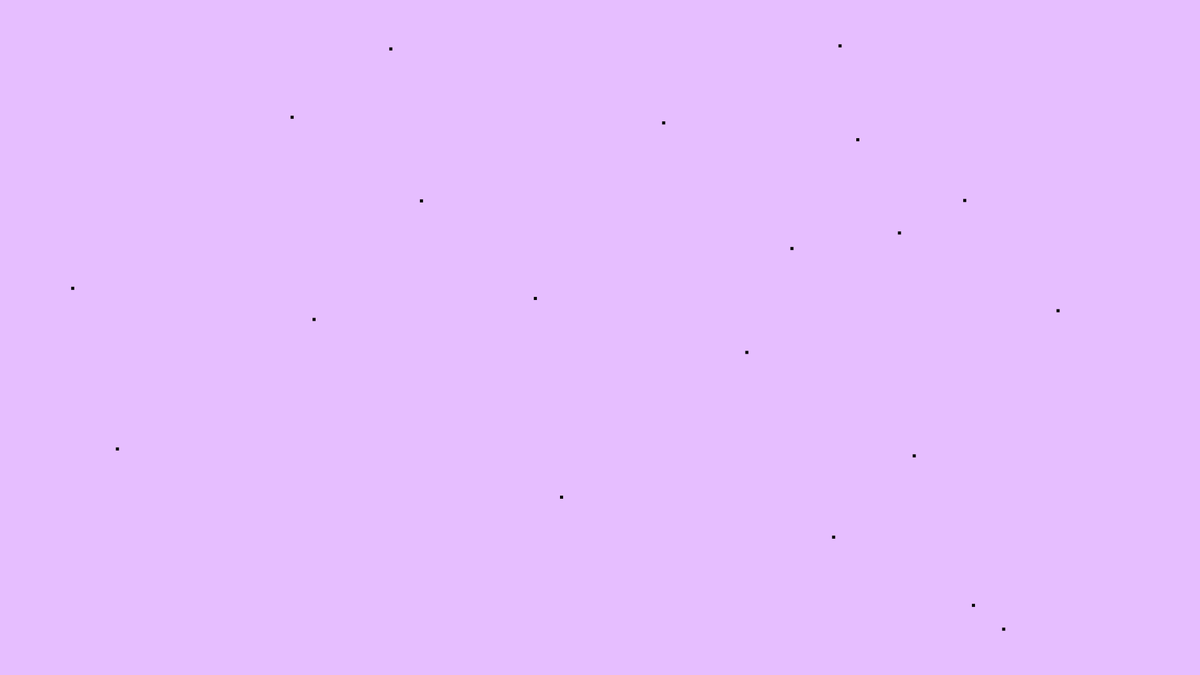
Frame 1 (no input)
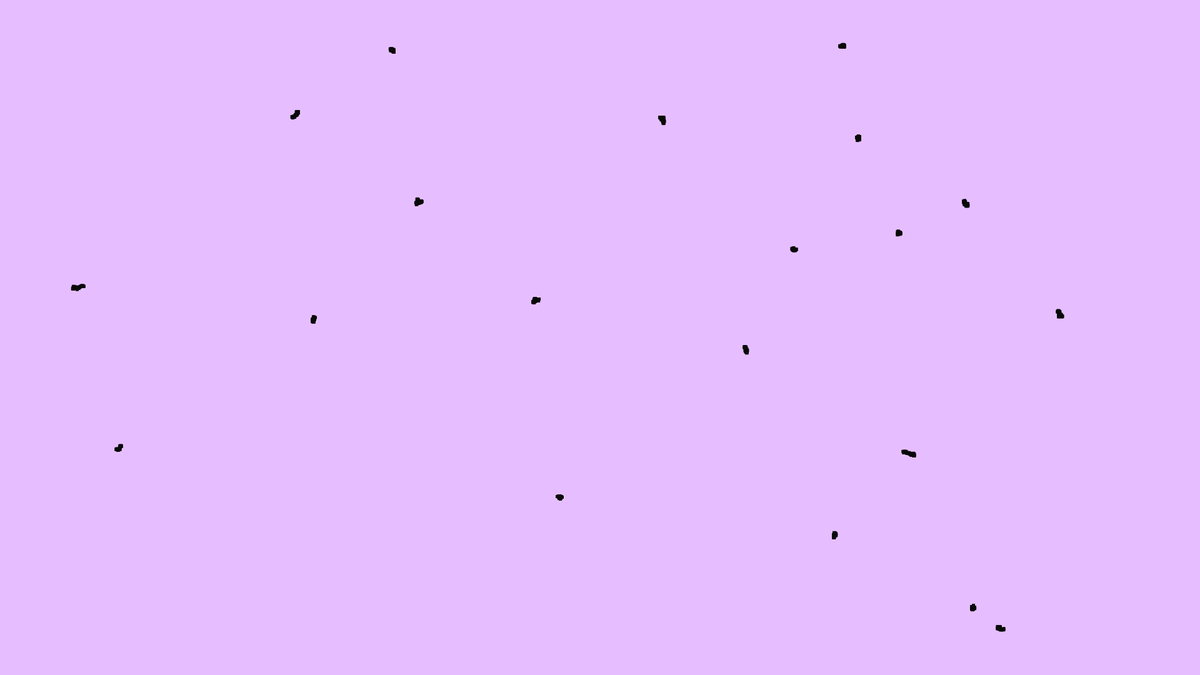
Frame 60 (no input)
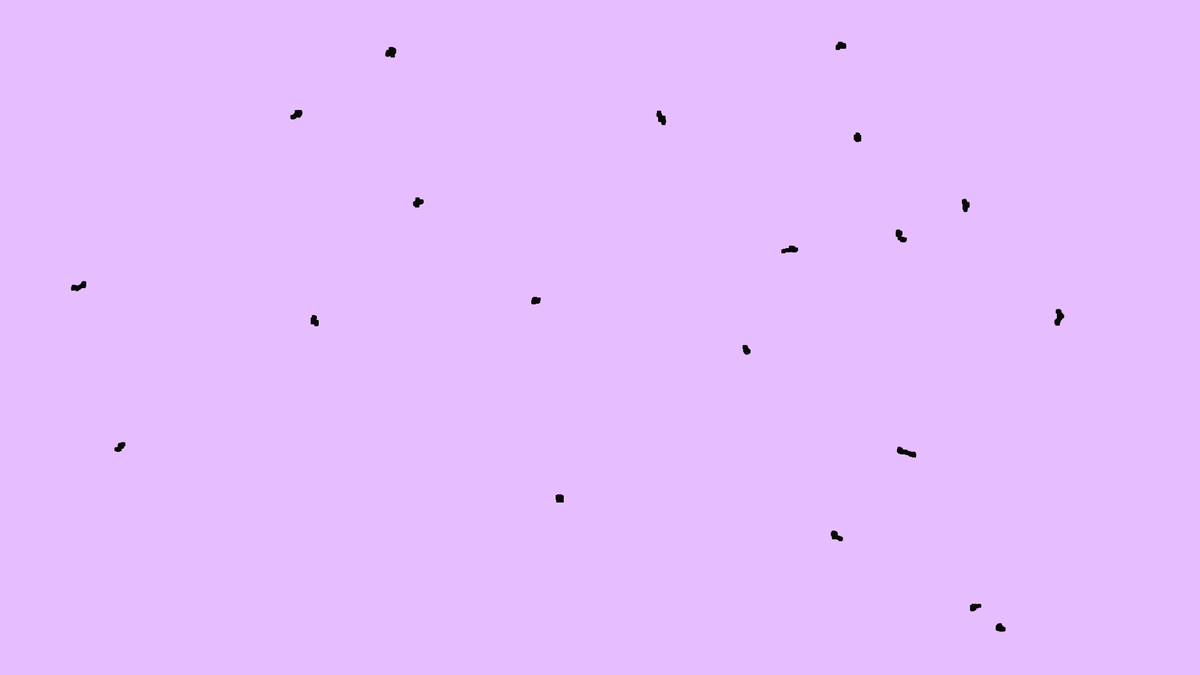
Frame 120 (the mouse pressed at the canvas centre since frame 60)

The p5.js sketch that drew these frames (run headless with seeded random() and noise() and a simulated clock; from frame 60 on, the mouse is pressed at the canvas centre):

// p5.js sketch
// ── sketch.js
let walkers = [];

function setup() {
    
    createCanvas(1920,1080);
    background(230, 190, 255)
    
    const totalWalkers = 20;
    for (let index = 0; index < totalWalkers; index++) {
        walkers.push(new Walker(random(width), random(height)));
    }
    
    // to allow background processing of the sketch
    // Do NOT call frameRate() or loop()/noLoop() here if you want setInterval to drive it
    // noLoop(); // Stop p5's default draw loop
    // Manually call draw() at a fixed interval
    // Be cautious with very low intervals as it can be CPU intensive
    // setInterval(draw, 1000 / 1000); // Call draw 30 times per second
}

function draw(){
    for(let walker of walkers){
        walker.step();
    }
    for(let walker of walkers){
        walker.show();
    }
}

class Walker {
    constructor(x,y) {
        this.x = x;
        this.y = y;
    }
    
    show(){
        noStroke();
        fill(10);
        rect(this.x-2.5, this.y-2.5, 5, 5);
        // point(this.x, this.y);
        // ellipse(this.x, this.y, 5, 5);
        frameRate(120);
    }

    step(){
        let choice = floor(random(4));
        switch (choice) {
            case 0: this.x++; break;
            case 1: this.x--; break;
            case 2: this.y++; break;
            case 3: this.y--; break;
            default:
                break;
        }
    }

}
